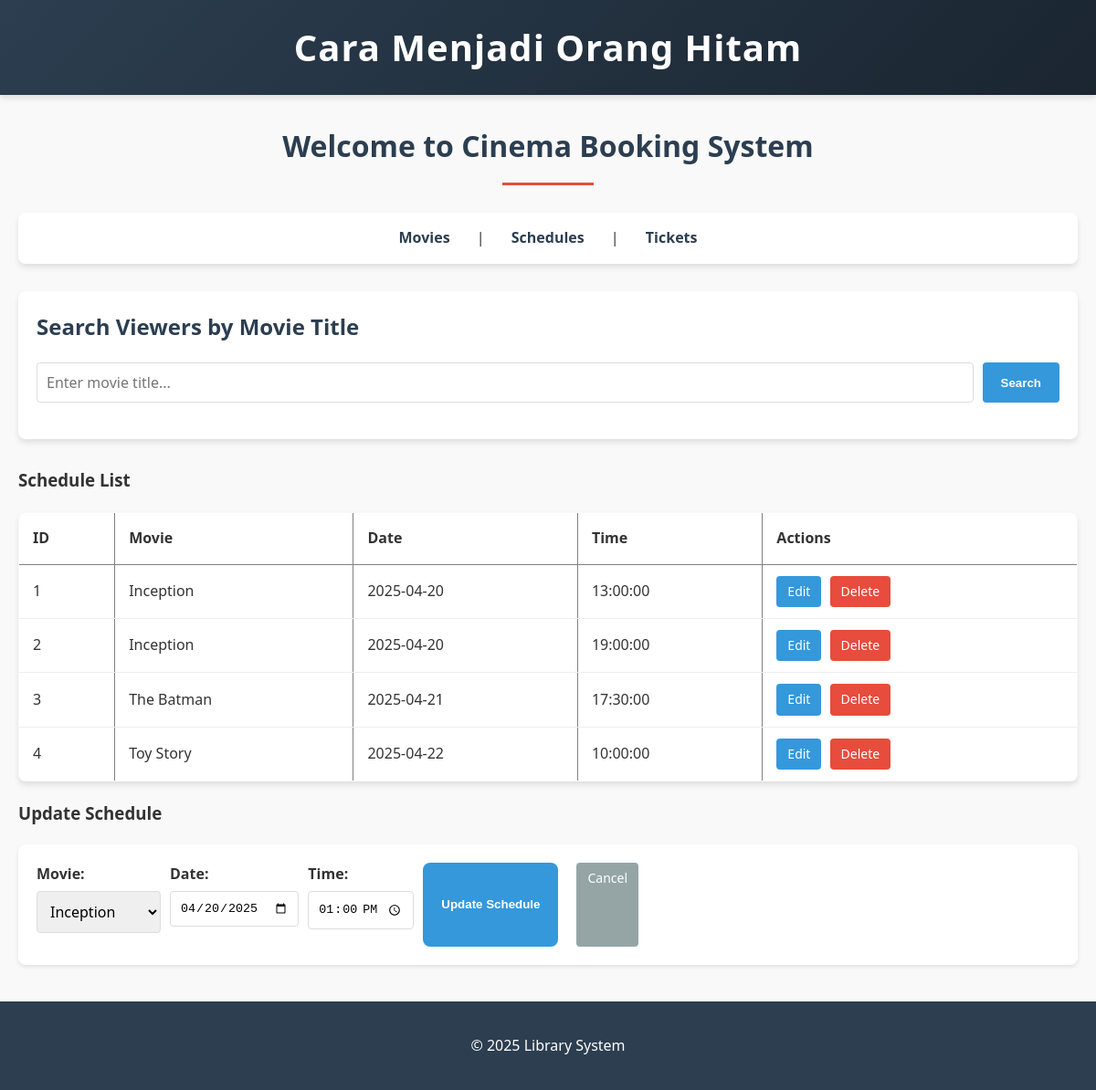
Page /?page=Schedules&edit=1 on the committed database.
### tables this page shows
CREATE TABLE Schedules (
    id INT AUTO_INCREMENT PRIMARY KEY,
    movie_id INT,
    date DATE,
    time TIME,
    FOREIGN KEY (movie_id) REFERENCES Movies(id) ON DELETE CASCADE
);

CREATE TABLE Movies (
    id INT AUTO_INCREMENT PRIMARY KEY,
    title VARCHAR(100) NOT NULL,
    genre VARCHAR(50),
    duration INT,  
    rating VARCHAR(10)  
);

### config/db.php (called while the page is built, shortened)
<?php
class Database {
    private $host = "localhost";
    private $username = "root";
    private $password = "";
    private $dbname = "db_blackcinema";
    public function __construct() {
        try {
            $this->conn = new PDO("mysql:host=$this->host;dbname=$this->dbname", $this->username, $this->password);
            $this->conn->setAttribute(PDO::ATTR_ERRMODE, PDO::ERRMODE_EXCEPTION);
            $stmt = $this->conn->query("SHOW TABLES LIKE 'Movies'");
        } catch (PDOException $e) {
            die("Connection failed: " . $e->getMessage());
        }
    }
}
?>

### class/Schedules.php (called while the page is built, shortened)
<?php
require_once 'config/db.php';
class Schedules {
    private $db;
    public function __construct() {
        $this->db = (new Database())->conn;
    }
    public function getAllSchedules() {
        $stmt = $this->db->query("SELECT Schedules.*, Movies.title FROM Schedules JOIN Movies ON Schedules.movie_id = Movies.id");
        return $stmt->fetchAll(PDO::FETCH_ASSOC);
    }
    public function getScheduleById($id) {
        $stmt = $this->db->prepare("SELECT * FROM Schedules WHERE id = ?");
        $stmt->execute([$id]);
        return $stmt->fetch(PDO::FETCH_ASSOC);
    }
}
?>

### class/Movies.php (called while the page is built, shortened)
<?php
require_once 'config/db.php';
class Movies {
    private $db;
    public function __construct() {
        $this->db = (new Database())->conn;
    }
    public function getAllMovies() {
        $stmt = $this->db->query("SELECT * FROM Movies");
        return $stmt->fetchAll(PDO::FETCH_ASSOC);
    }
}
?>

### view/Schedules.php (the view, shortened to what this page needs)
<h3>Schedule List</h3>
<table border="1">
    <tr>
        <th>ID</th>
        <th>Movie</th>
        <th>Date</th>
        <th>Time</th>
        <th>Actions</th>
    </tr>
    <?php foreach ($schedule->getAllSchedules() as $s): ?>
    <tr>
        <td><?= $s['id'] ?></td>
        <td><?= $s['title'] ?></td>
        <td><?= $s['date'] ?></td>
        <td><?= $s['time'] ?></td>
        <td>
            <a href="?page=Schedules&edit=<?= $s['id'] ?>" class="btn-edit">Edit</a>
            <a href="?page=Schedules&delete=<?= $s['id'] ?>" class="btn-delete" onclick="return confirm('Are you sure you want to delete this schedule?')">Delete</a>
        </td>
    </tr>
    <?php endforeach; ?>
</table>
<?php
$editMode = false;
$scheduleToEdit = null;
if (isset($_GET['edit']) && is_numeric($_GET['edit'])) {
    $editMode = true;
    $scheduleToEdit = $schedule->getScheduleById($_GET['edit']);
}
?>
<h3><?= $editMode ? 'Update' : 'Add' ?> Schedule</h3>
<form method="POST" class="schedule-form">
    <div class="form-group">
        <label>Movie:</label>
        <select name="movie_id" required>
            <?php foreach ($movie->getAllMovies() as $m): ?>
                <option value="<?= $m['id'] ?>" <?= ($editMode && $scheduleToEdit['movie_id'] == $m['id']) ? 'selected' : '' ?>>
                    <?= $m['title'] ?>
                </option>
            <?php endforeach; ?>
        </select>
    </div>
    <div class="form-group">
        <label>Date:</label>
        <input type="date" name="date" value="<?= $editMode ? $scheduleToEdit['date'] : '' ?>" required>
    </div>
    <div class="form-group">
        <label>Time:</label>
        <input type="time" name="time" value="<?= $editMode ? $scheduleToEdit['time'] : '' ?>" required>
    </div>
    <button type="submit" name="<?= $editMode ? 'update_schedule' : 'add_schedule' ?>">
        <?= $editMode ? 'Update' : 'Add' ?> Schedule
    </button>
    <?php if($editMode): ?>
        <a href="?page=Schedules" class="btn-cancel">Cancel</a>
    <?php endif; ?>
</form>

### style.css (style rules this page uses)
:root { --primary-color: #2c3e50; --secondary-color: #e74c3c; --accent-color: #3498db; --light-bg: #f9f9f9; --text-color: #333; --box-shadow: 0 4px 6px rgba(0, 0, 0, 0.1); --border-radius: 8px; }
.schedule-form { background: white; padding: 20px; border-radius: 8px; box-shadow: 0 2px 4px rgba(0,0,0,0.1); margin-bottom: 30px; }
.form-group { margin-bottom: 15px; }
.form-group label { display: block; margin-bottom: 5px; font-weight: bold; color: #333; }
.form-group select, .form-group input { width: 100%; padding: 10px; border: 1px solid #ddd; border-radius: 4px; box-sizing: border-box; }
.btn-edit, .btn-delete, .btn-cancel { display: inline-block; padding: 6px 12px; text-decoration: none; border-radius: 4px; margin-right: 5px; font-size: 14px; }
.btn-edit { background-color: #3498db; color: white; }
.btn-delete { background-color: #e74c3c; color: white; }
.btn-cancel { background-color: #95a5a6; color: white; margin-left: 10px; }
body { font-family: 'Poppins', 'Segoe UI', sans-serif; margin: 0; padding: 0; background-color: var(--light-bg); color: var(--text-color); line-height: 1.6; }
form { display: flex; gap: 10px; margin-bottom: 20px; }
input[type="text"], input[type="number"], select, textarea { padding: 12px; border: 1px solid #ddd; border-radius: var(--border-radius); flex: 1; font-family: inherit; font-size: 16px; }
button, input[type="submit"] { background-color: var(--accent-color); color: white; border: none; padding: 12px 20px; border-radius: var(--border-radius); cursor: pointer; font-weight: bold; transition: background-color 0.3s ease; }
table { width: 100%; border-collapse: collapse; margin: 20px 0; border-radius: var(--border-radius); overflow: hidden; box-shadow: var(--box-shadow); }
th { padding: 15px; text-align: left; font-weight: 600; }
td { padding: 12px 15px; border-bottom: 1px solid #eee; }
tbody tr { background-color: white; transition: background-color 0.3s ease; }

### rows in the picture
schedules: id "1", movie.title "Inception", date "2025-04-20", time "13:00:00", movie_id "Inception", date "04/20/2025"
schedules: id "2", movie.title "Inception", date "2025-04-20", time "19:00:00"
schedules: id "3", movie.title "The Batman", date "2025-04-21", time "17:30:00"
schedules: id "4", movie.title "Toy Story", date "2025-04-22", time "10:00:00"
